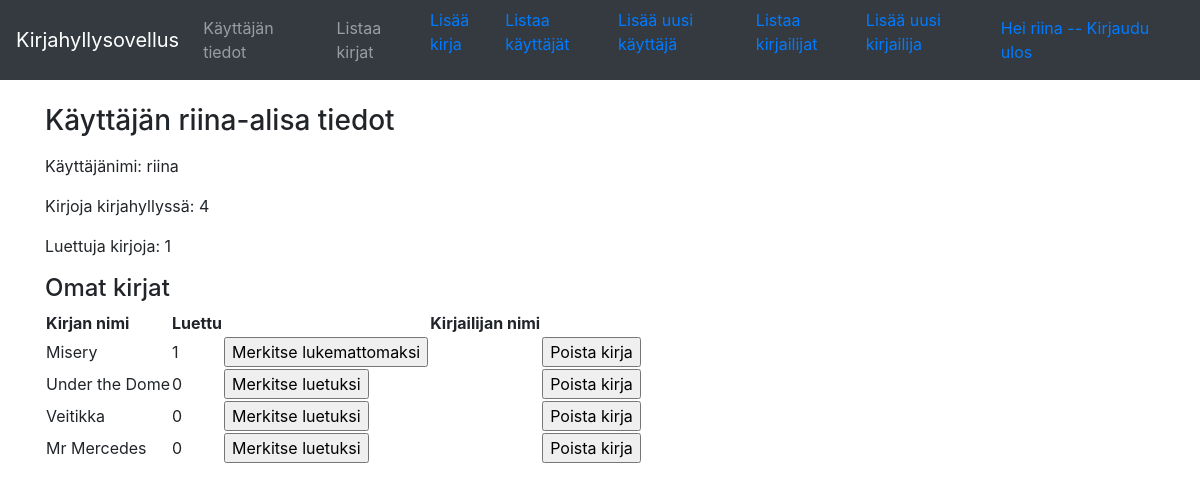
Before: /auth/riina/ (signed in) with the older database file.
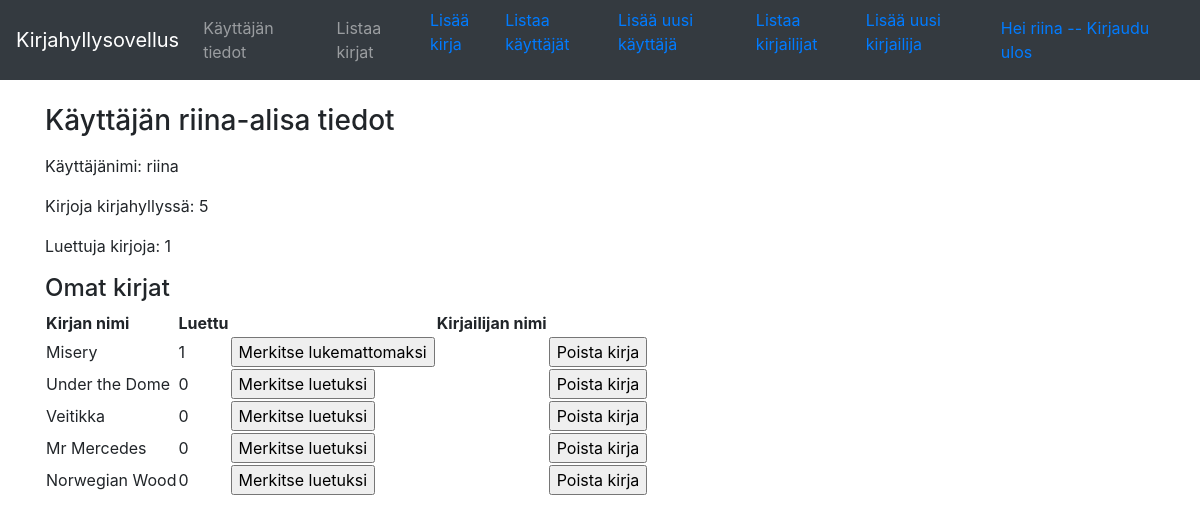
After: the same page with the newer database file.
### application/auth/models.py (models this page shows, shortened)
class User(Base):
    __tablename__ = "account"
    name = db.Column(db.String(30), nullable=False)
    username = db.Column(db.String(30), nullable=False)
    password = db.Column(db.String(30), nullable=False)
    mybooks = db.relationship("Book", secondary=users_books,
        backref=db.backref('mybooks', lazy='dynamic'))
    @staticmethod
    def count_all_books(userid):
        stmt = text("SELECT COUNT(users_books.book_id) FROM users_books WHERE user_id = :userid").params(userid=userid)
        res = db.engine.execute(stmt)
        return res.fetchone()[0]
    @staticmethod
    def count_read_books(userid):
        stmt = text("SELECT COUNT(users_books.book_id) FROM users_books WHERE user_id =  :userid AND read = 1").params(userid=userid)
        res = db.engine.execute(stmt)
        return res.fetchone()[0]

### tables this page shows
CREATE TABLE users_books (
	book_id INTEGER, 
	user_id INTEGER, 
	read BOOLEAN NOT NULL, 
	FOREIGN KEY(book_id) REFERENCES book (id), 
	FOREIGN KEY(user_id) REFERENCES account (id), 
	CHECK (read IN (0, 1))
);

### application/books/models.py (models this page shows, shortened)
class Book(Base):
    name = db.Column(db.String(144), nullable=False)

### application/auth/views.py (the view)
@app.route("/auth/<username>/", methods=["GET"])
@login_required
def auth_info(username):
    user = User.query.filter_by(username=username).first()
    stmt = text(
        "SELECT book_id, user_id, read, name FROM users_books ub JOIN book b ON b.id=ub.book_id WHERE ub.user_id=:user_id").params(
        user_id=user.id)
    bookslist = db.engine.execute(stmt)
    db.session().commit()
    return render_template("auth/userinfo.html", user=user, books=bookslist, all_books=user.count_all_books(user.id),
                           read_books=user.count_read_books(user.id))

### application/__init__.py (called while the page is built)
@login_manager.user_loader
def load_user(user_id):
    return User.query.get(user_id)

### application/templates/auth/userinfo.html (shortened to what this page needs)
{% extends "layout.html" %}
{% block body %}
<form method="GET" action="{{ url_for('auth_info', username=user.username) }}">
    <h3>Käyttäjän {{ user.name }} tiedot</h3>
    <p>Käyttäjänimi: {{ user.username }}</p>
    {% if all_books is defined %}
    <p>Kirjoja kirjahyllyssä: {{ all_books }}</p>
    {% endif %}
    {% if read_books is defined %}
    <p>Luettuja kirjoja: {{ read_books }}</p>
    {% endif %}
    <h4>Omat kirjat</h4>
    <table>
        <tr>
            <th>Kirjan nimi</th>
            <th>Luettu</th>
            <th></th>
            <th>Kirjailijan nimi</th>
        </tr>
        {% for book in books %}
        <tr>
            <td>{{ book.name }}</td>
            <td>{{ book.read }}</td>
            <td>
                {% if book.read == False %}
                <form method="POST" action="{{ url_for('books_set_read_or_delete', username=user.username, book_id=book.book_id) }}">
                    <input type="submit" name="btn" value="Merkitse luetuksi"/>
                </form>
                {% endif %}
                {% if book.read == True %}
                <form method="POST" action="{{ url_for('books_set_read_or_delete', username=user.username, book_id=book.book_id) }}">
                    <input type="submit" name="btn" value="Merkitse lukemattomaksi"/>
                </form>
                {% endif %}
            </td>
            <td>
            </td>
            <td>
                <form method="POST" action="{{ url_for('books_set_read_or_delete', username=user.username, book_id=book.book_id) }}">
                    <input type="submit" name="btn" value="Poista kirja"/>
                </form>
            </td>
        </tr>
        {% endfor %}
    </table>
</form>
{% endblock %}

### application/templates/layout.html (shortened to what this page needs)
<!DOCTYPE html>
<html>
  <head>
    <link rel="stylesheet" href="https://maxcdn.bootstrapcdn.com/bootstrap/4.0.0/css/bootstrap.min.css"
>
  </head>
  <body>
    <nav class="navbar navbar-expand-md navbar-dark bg-dark mb-4">
      <a class="navbar-brand" href="#">Kirjahyllysovellus</a>
      <div class="collapse navbar-collapse" id="navbarCollapse">
        <ul class="navbar-nav mr-auto">
          <li class="nav-item">
            <a class="nav-link" href="{{ url_for('auth_info', username=current_user.username) }}">Käyttäjän tiedot</a>
          </li>
          <li class="nav-item">
            <a class="nav-link" href="{{ url_for('books_index') }}">Listaa kirjat</a>
          </li>
          <li class="nav-item">
            <a href="{{ url_for('books_form') }}">Lisää kirja</a>
          </li>
          <li class="nav-item">
            <a href="{{ url_for('auth_index') }}">Listaa käyttäjät</a>
          </li>
          <li class="nav-item">
            <a href="{{ url_for('auth_form') }}">Lisää uusi käyttäjä</a>
          </li>
          <li class="nav-item">
            <a href="{{ url_for('authors_index') }}">Listaa kirjailijat</a>
          </li>
          <li class="nav-item">
            <a href="{{ url_for('authors_form') }}">Lisää uusi kirjailija</a>
          </li>
        </ul>
        <div class="form-inline mt-2 mt-md-0">
          {% if current_user.is_authenticated %}
          <a href="{{url_for('auth_logout') }}">Hei {{ current_user.username }} -- Kirjaudu ulos</a>
          {% else %}
          <a href="{{ url_for('auth_login') }}">Kirjaudu sisään</a>
          {% endif %}
        </div>
      </div>
    </nav>
    <main role="main" class="container">
      {% block body %}{% endblock %}
    </main>
  </body>
</html>

Changed rows visible on the page:
added users_books: name "Norwegian Wood", read "0"
Other visible differences:
{{ all_books }}: "4" → "5"
